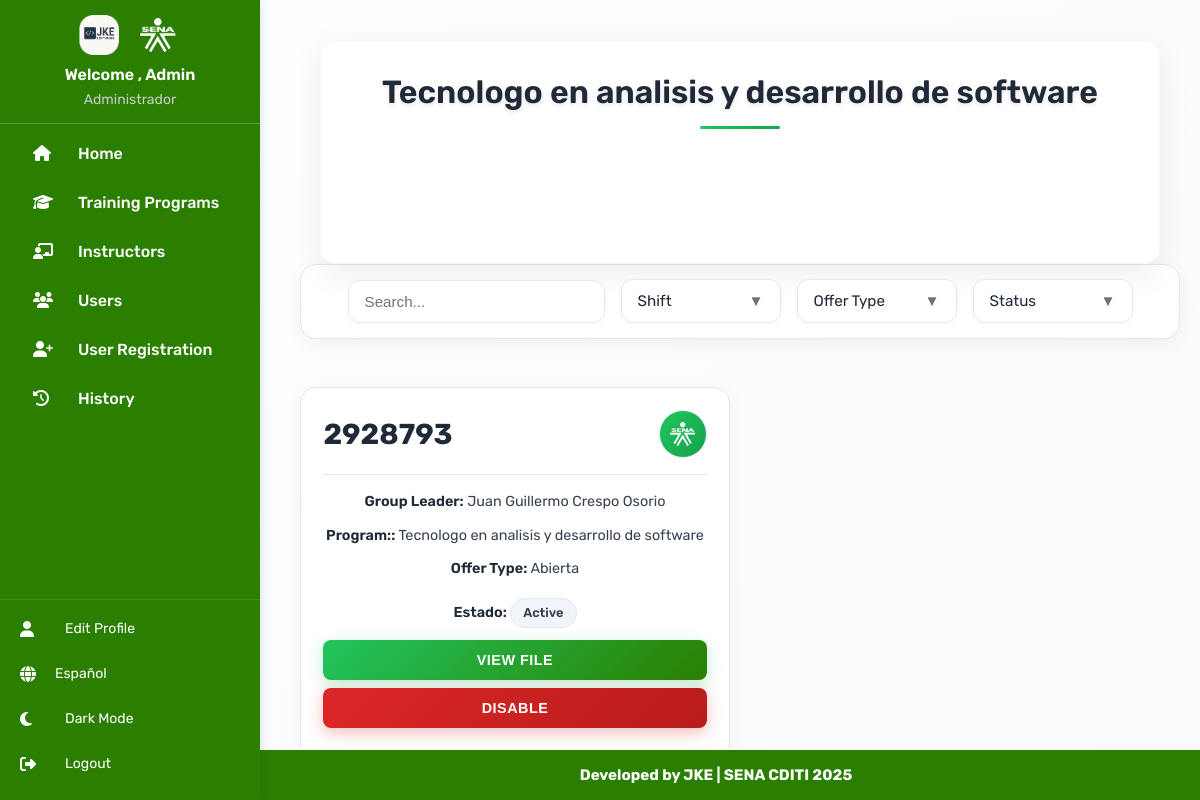
Page /index.php?page=components/Fichas/listar_fichas&id_programa=16&lang=en (signed in) on the committed database.
### tables this page shows
CREATE TABLE `programas_formacion` (
  `Id_programa` int(11) NOT NULL,
  `nombre_programa` varchar(255) NOT NULL,
  `tipo_programa` enum('tecnico','tecnologo') NOT NULL DEFAULT 'tecnico',
  `estado` enum('activo','inactivo') DEFAULT 'activo'
);

CREATE TABLE `fichas` (
  `Id_ficha` int(11) NOT NULL,
  `programa_formación` varchar(100) DEFAULT NULL,
  `Estado_ficha` varchar(20) DEFAULT NULL,
  `Horas_Totales` int(11) DEFAULT NULL,
  `Jornada` varchar(20) DEFAULT NULL,
  `Jefe_grupo` int(11) DEFAULT NULL,
  `numero_ficha` varchar(50) DEFAULT NULL,
  `Id_programa` int(11) DEFAULT NULL,
  `tipo_oferta` varchar(50) NOT NULL DEFAULT 'Abierta'
);

CREATE TABLE `instructores` (
  `Id_instructor` int(11) NOT NULL,
  `nombre` varchar(20) DEFAULT NULL,
  `apellido` varchar(20) DEFAULT NULL,
  `Email` varchar(200) DEFAULT NULL,
  `fecha_inicio_contrato` date DEFAULT NULL,
  `fecha_fin_contrato` date DEFAULT NULL,
  `T_documento` varchar(10) NOT NULL,
  `N_Documento` varchar(20) DEFAULT NULL,
  `N_Telefono` varchar(20) DEFAULT NULL,
  `Contraseña` varchar(255) DEFAULT NULL,
  `Ficha` int(11) DEFAULT NULL,
  `Tipo_instructor` varchar(20) DEFAULT NULL,
  `rol_instructor` enum('clave','transversal','tecnico') DEFAULT 'tecnico',
  `Id_usuario` int(11) DEFAULT NULL
);

### components/Fichas/listar_fichas.php (the view, shortened to what this page needs)
<?php
$idioma = $_SESSION['lang'] ?? 'es';
$lang = include __DIR__ . '/../../lang/' . $idioma . '.php';
require_once __DIR__ . '/../../functions/autenticacion_login.php';
$id_programa = $_GET['id_programa'] ?? null;
$titulo = $lang['fichas_titulo'] ?? 'Fichas del Programa';
if ($id_programa && is_numeric($id_programa)) {
    $stmt = $conn->prepare("SELECT nombre_programa FROM programas_formacion WHERE Id_programa = ?");
    $stmt->bind_param("i", $id_programa);
    $stmt->execute();
    $resultado = $stmt->get_result()->fetch_assoc();
    $titulo = $resultado ? $resultado['nombre_programa'] : ($lang['fichas_no_encontrado'] ?? 'Programa no encontrado');
}
$estado_filtro = strtolower($_GET['estado'] ?? '');
$jornada_filtro = $_GET['jornada'] ?? '';
$tipo_oferta_filtro = $_GET['tipo_oferta'] ?? '';
$is_admin = isset($_SESSION['usuario']) && strtolower($_SESSION['usuario']['rol']) === 'administrador';
?>
<!DOCTYPE html>
<html lang="<?= $idioma ?>">
<head>
  <link rel="stylesheet" href="assets/css/listar_fichas.css">
  <link rel="stylesheet" href="assets/css/header.css">
  <link rel="stylesheet" href="assets/css/footer.css">
</head>
<body>
<div class="container">
  <div class="titulo">
    <h1 class="title"><?= htmlspecialchars($titulo) ?></h1>
  </div>
</div>
<div class="controls">
  <form method="GET" action="index.php" style="display: flex; gap: 1rem; align-items: center;">
    <div class="search-box">
      <input type="text" placeholder="<?= $lang['buscar'] ?? 'Buscar...' ?>" id="searchInput">
    </div>
    <div class="dropdown-container">
      <div class="dropdown-wrapper">
        <div class="dropdown" onclick="toggleDropdown()">
          <span id="selectedJornada"><?= htmlspecialchars($jornada_filtro ?: ($lang['seleccionar_jornada'] ?? 'Jornada')) ?></span>
          <span class="arrow">▼</span>
        </div>
      </div>
    </div>
    <div class="dropdown-container">
      <div class="dropdown-wrapper">
        <div class="dropdown" onclick="toggleDropdownTipoOferta()">
          <span id="selectedTipoOferta"><?= htmlspecialchars($tipo_oferta_filtro ?: ($lang['tipo_oferta'] ?? 'Tipo de oferta')) ?></span>
          <span class="arrow">▼</span>
        </div>
      </div>
    </div>
    <?php if ($is_admin): ?>
      <div class="dropdown-container">
        <div class="dropdown-wrapper">
          <div class="dropdown" onclick="toggleDropdownEstado()">
            <span id="selectedEstado"><?= $estado_filtro ? $lang[$estado_filtro] ?? ucfirst($estado_filtro) : ($lang['filtrar_estado'] ?? 'Estado') ?></span>
            <span class="arrow">▼</span>
          </div>
        </div>
      </div>
    <?php endif; ?>
  </form>
</div>
<?php
$sql = "SELECT f.*, i.nombre AS jefe_nombre, i.apellido AS jefe_apellido, p.nombre_programa
        FROM fichas f
        LEFT JOIN instructores i ON f.Jefe_grupo = i.Id_instructor
        LEFT JOIN programas_formacion p ON f.Id_programa = p.Id_programa
        WHERE f.Id_programa = ?";
$params = [$id_programa];
$types = "i";
$stmt = $conn->prepare($sql);
$stmt->bind_param($types, ...$params);
$stmt->execute();
$result = $stmt->get_result();
?>
<div class="fichas-grid">
<?php while ($row = $result->fetch_assoc()):
  $estado = $row['Estado_ficha'] ?? 'Activo';
?>
  <div class="ficha-card" data-jornada="<?= strtolower($row['Jornada']) ?>">
      <div class="card-header">
          <span class="numero"><?= $row['numero_ficha'] ?></span>
          <div class="sena-logo">
              <img src="/proyecto-sena/assets/img/logo-sena.png" alt="Logo SENA" style="height:28px;">
          </div>
      </div>
      <p><strong><?= $lang['jefe_grupo'] ?? 'Jefe de grupo' ?>:</strong> <?= htmlspecialchars($row['jefe_nombre'] . ' ' . $row['jefe_apellido']) ?></p>
      <p><strong><?= $lang['programa'] ?? 'Programa' ?>:</strong> <?= htmlspecialchars($row['nombre_programa']) ?></p>
      <p><strong><?= $lang['tipo_oferta'] ?? 'Tipo de oferta' ?>:</strong> <?= htmlspecialchars($row['tipo_oferta']) ?></p>
      <p><strong><?= $lang['estado'] ?? 'Estado' ?>:</strong> <span class="estado-text"><?= htmlspecialchars($lang[strtolower($estado)] ?? $estado) ?></span></p>
      <button class="btn-ver-ficha" onclick="verFicha(<?= $row['Id_ficha'] ?>)"><?= $lang['ver_ficha'] ?? 'Ver Ficha' ?></button>
      <?php if ($is_admin): ?>
          <button class="btn-deshabilitar" onclick="cambiarEstadoFicha(this, <?= $row['Id_ficha'] ?>, '<?= $estado ?>')">
              <?= $estado === 'Activo' ? ($lang['deshabilitar'] ?? 'Deshabilitar') : ($lang['habilitar'] ?? 'Habilitar') ?>
          </button>
      <?php endif; ?>
  </div>
<?php endwhile; ?>
</div>
</body>
</html>

### assets/css/header.css (style rules this page uses)
* { margin: 0; padding: 0; box-sizing: border-box; }
body { font-family: 'Rubik', sans-serif; background-color: white; color: #242424; transition: all 0.3s ease; }

### includes/main.php (style rules this page uses)
body { visibility: hidden; }

### rows in the picture
programas_formacion: nombre_programa "Tecnologo en analisis y desarrollo de software"
fichas: numero_ficha "2928793", Jefe_grupo.apellido "Juan Guillermo Crespo Osorio", Id_programa.nombre_programa "Tecnologo en analisis y desarrollo de software", tipo_oferta "Abierta", Estado_ficha "Active"

### other values in the picture
$translations['welcome'] "Welcome"
$_SESSION['usuario']['nombre'] "Admin"
$_SESSION['usuario']['rol'] "Administrador"
$translations['home'] "Home"
$translations['training_programs'] "Training Programs"
$translations['instructors'] "Instructors"
$translations['users'] "Users"
$translations['register_users'] "User Registration"
$translations['history'] "History"
$translations['edit_profile'] "Edit Profile"
$translations['dark_mode'] "Dark Mode"
$translations['logout'] "Logout"
$jornada_filtro ?: ($lang['seleccionar_jornada'] ?? 'Jornada') "Shift"
$tipo_oferta_filtro ?: ($lang['tipo_oferta'] ?? 'Tipo de oferta') "Offer Type"
$lang['filtrar_estado'] "Status"
